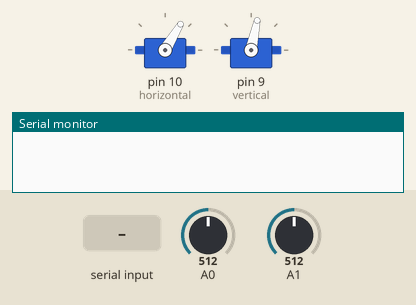
The sketch below on a simulated Arduino Uno, built with avr-gcc and run on an emulated ATmega328P. Shown: 2 × servo, the last lines printed to the serial monitor. The test bench sets the inputs (shaded band); at power-on: A0 = 512, A1 = 512.

Above: at 1.2 s.
1.3 s: "90,45\n" received over Serial
At 1.6 s:
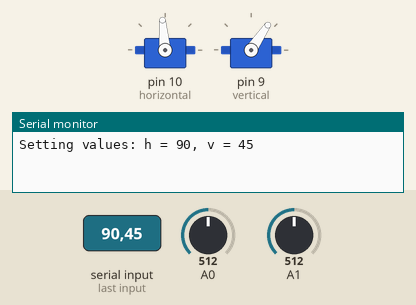
2.8 s: "30,150\n" received over Serial
At 3.9 s:
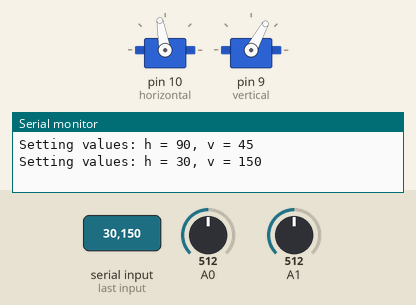
4.3 s: "1,90\n" received over Serial
At 5.0 s:
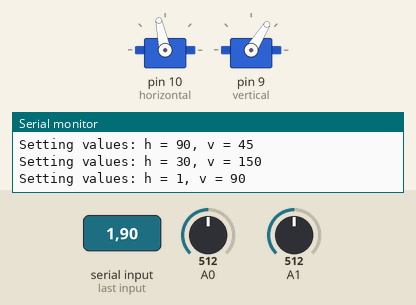
Timing chart, 0 to 7.3 s (numbered marks = the images above; inputs shaded):
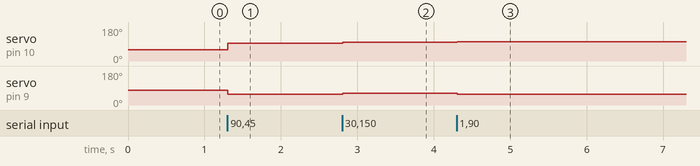

Measured:
- after the input at 1.3 s, servo on pin 10 (horizontal): 59° → 95° at once; servo on pin 9 (vertical): 78° → 56° at once
- after the input at 2.8 s, servo on pin 10 (horizontal): 95° → 100° at once; servo on pin 9 (vertical): 56° → 61° at once
- after the input at 4.3 s, servo on pin 10 (horizontal): 100° → 102° at once; servo on pin 9 (vertical): 61° → 58° at once

The sketch:

glotz.ino
```cpp
#include <Servo.h>

// Adjust these for your servos
const int hMin = 1600;
const int hMax = 700;

const int vMin = 1100;
const int vMax = 1600;

// Do not change anything after this if you don't know what you're doing
Servo horizontal;
Servo vertical;

// if override is set to -1, the control box takes over
int override_h = -1;
int override_v = -1;

void setup() {
    // horizontal swiveling servo is on pin 10
    horizontal.attach(10);

    // vertical servo on 9
    vertical.attach(9);

    // start the serial processing
    Serial.begin(9600);
}

void loop() {
    // Horizontal potientiometer is on A1
    int h = analogRead(A1);

    // Vertival potentiometer is on A0
    int v = analogRead(A0);

    // if the override is active replace measurement
    if (override_h >= 0){
        h = override_h;
    }
    if (override_v >= 0){
        v = override_v;
    }

    // map ADC converted value into safe range
    h = map(h, 0, 1023, hMin, hMax);
    v = map(v, 0, 1023, vMin, vMax);

    // set servos
    horizontal.writeMicroseconds(h);
    vertical.writeMicroseconds(v);

    // wait some time to allow the PWM to settle
    delay(5);
}


void serialEvent() {
    // While there are bytes in the serial queue process them
    while (Serial.available()) {

        // read two comma separated values
        int h = Serial.parseInt();
        int v = Serial.parseInt();

        // if the next char is a newline the format was correct
        if (Serial.read() == '\n') {
            // set overrides
            override_h = constrain(h, -1, 1023);
            override_v = constrain(v, -1, 1023);

            // echo back what has been set
            Serial.print("Setting values: h = ");
            Serial.print(override_h);
            Serial.print(", v = ");
            Serial.println(override_v);
        }
    }
}
```
